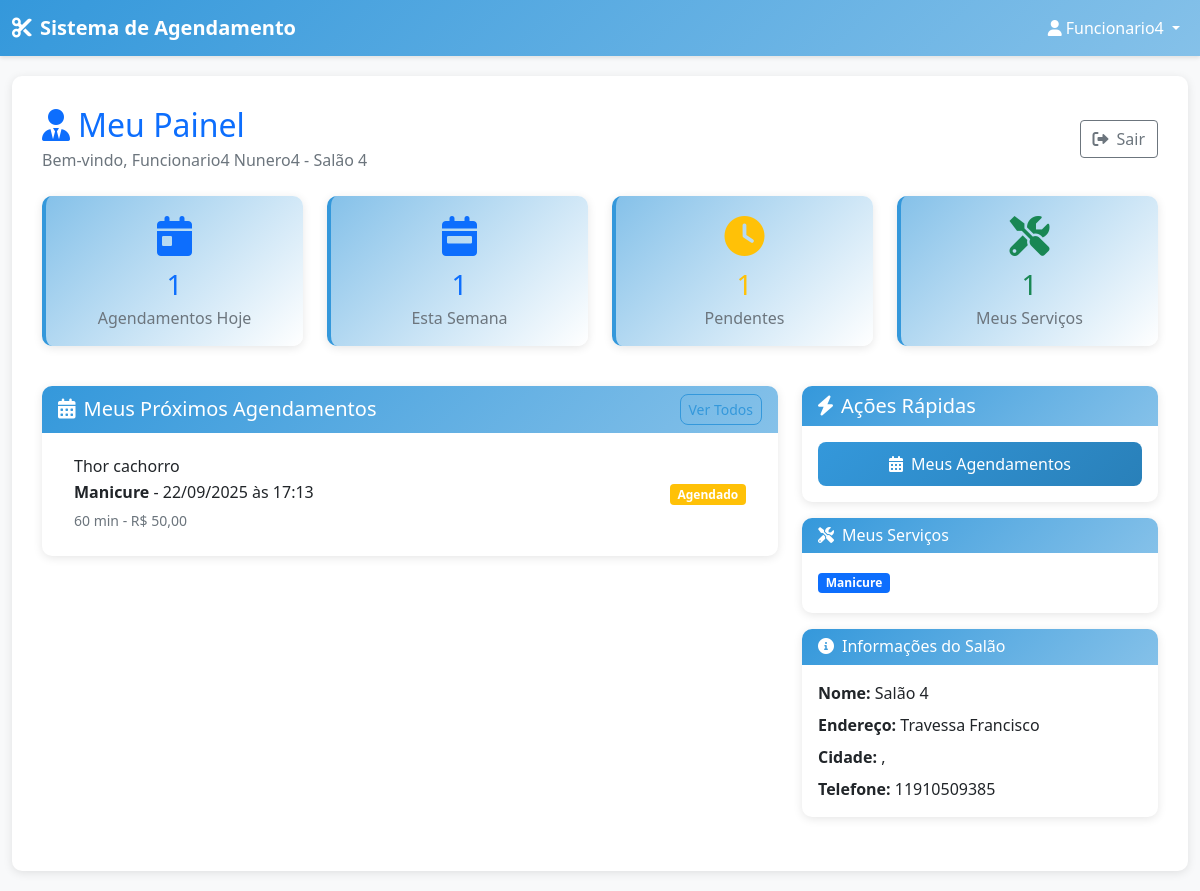
Before: /salons/employee/dashboard/ (signed in) with the older database file.
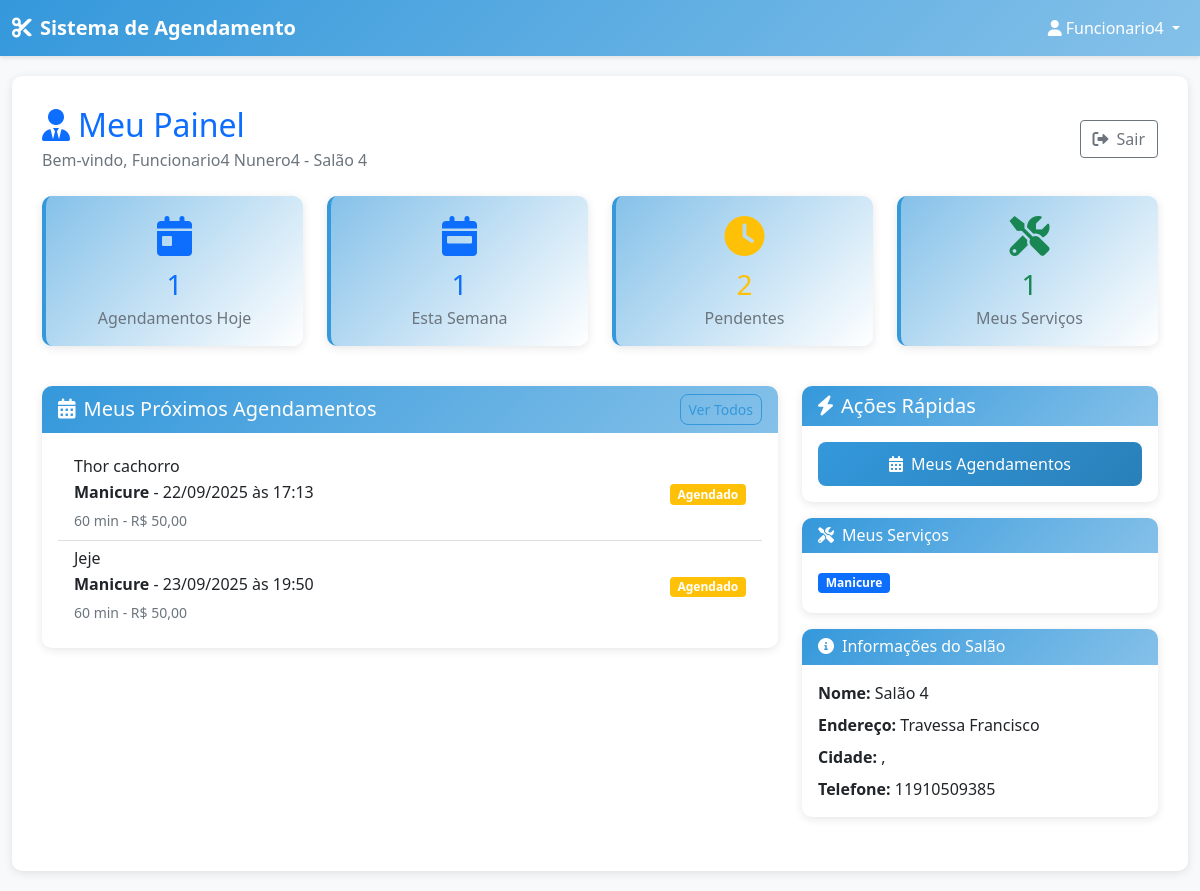
After: the same page with the newer database file.
### appointments/models.py (models this page shows, shortened)
class Appointment(models.Model):
    STATUS_CHOICES = (
        ('scheduled', 'Agendado'),
        ('confirmed', 'Confirmado'),
        ('cancelled', 'Cancelado'),
        ('completed', 'Concluído'),
        ('no_show', 'Não compareceu'),
    )
    client = models.ForeignKey(User, on_delete=models.CASCADE, related_name='appointments', verbose_name="Cliente")
    salon = models.ForeignKey(Salon, on_delete=models.CASCADE, related_name='appointments', verbose_name="Salão")
    service = models.ForeignKey(Service, on_delete=models.CASCADE, related_name='appointments', verbose_name="Serviço")
    employee = models.ForeignKey('salons.Employee', on_delete=models.SET_NULL, null=True, blank=True, related_name='appointments', verbose_name="Funcionário responsável")
    appointment_date = models.DateField(verbose_name="Data do Agendamento")
    appointment_time = models.TimeField(verbose_name="Horário do Agendamento")
    status = models.CharField(max_length=15, choices=STATUS_CHOICES, default='scheduled', verbose_name="Status")
    notes = models.TextField(blank=True, null=True, verbose_name="Observações")
    created_at = models.DateTimeField(auto_now_add=True)
    updated_at = models.DateTimeField(auto_now=True)
    class Meta:
        verbose_name = "Agendamento"
        verbose_name_plural = "Agendamentos"
        ordering = ['appointment_date', 'appointment_time']
        constraints = [
            models.UniqueConstraint(
                fields=['salon', 'employee', 'appointment_date', 'appointment_time'],
                condition=models.Q(employee__isnull=False),
                name='unique_employee_appointment_time'
            ),
            models.UniqueConstraint(
                fields=['salon', 'appointment_date', 'appointment_time'],
                condition=models.Q(employee__isnull=True),
                name='unique_salon_appointment_time_no_employee'
            )
        ]

### salons/models.py (models this page shows, shortened)
class Service(models.Model):
    salon = models.ForeignKey(Salon, on_delete=models.CASCADE, related_name='services', verbose_name="Salão")
    name = models.CharField(max_length=100, verbose_name="Nome do Serviço")
    description = models.TextField(blank=True, null=True, verbose_name="Descrição")
    duration = models.PositiveIntegerField(verbose_name="Duração (minutos)")
    price = models.DecimalField(max_digits=10, decimal_places=2, verbose_name="Preço")
    is_active = models.BooleanField(default=True, verbose_name="Ativo")
    created_at = models.DateTimeField(auto_now_add=True)
    updated_at = models.DateTimeField(auto_now=True)
    class Meta:
        verbose_name = "Serviço"
        verbose_name_plural = "Serviços"
        ordering = ['name']

### salons/views.py (the view)
# urls.py: path('employee/dashboard/', views.employee_dashboard, name='employee_dashboard'),
@login_required
def employee_dashboard(request):
    if not (hasattr(request.user, 'profile') and request.user.profile.user_type == 'employee'):
        messages.error(request, 'Acesso negado. Você precisa ser um funcionário para acessar esta área.')
        return redirect('accounts:dashboard')
    """Dashboard do funcionário"""
    employee = request.user.employee_profile
    salon = employee.salon
    today = timezone.now().date()
    week_start = today - timedelta(days=today.weekday())
    my_appointments = Appointment.objects.filter(
        employee=employee,
        appointment_date__gte=today
    ).order_by('appointment_date', 'appointment_time')
    stats = {
        'appointments_today': my_appointments.filter(
            appointment_date=today
        ).count(),
        'appointments_week': my_appointments.filter(
            appointment_date__gte=week_start,
            appointment_date__lte=today
        ).count(),
        'pending_appointments': my_appointments.filter(
            status='scheduled'
        ).count(),
        'my_services': employee.services.filter(is_active=True).count(),
    }
    upcoming_appointments = my_appointments.filter(
        status__in=['scheduled', 'confirmed']
    )[:5]
    return render(request, 'salons/employee_dashboard.html', {
        'employee': employee,
        'salon': salon,
        'stats': stats,
        'upcoming_appointments': upcoming_appointments
    })

### templates/salons/employee_dashboard.html (shortened to what the changed rows need)
{% extends 'base/base.html' %}
{% block content %}
<div class="row">
    <div class="col-12">
        <div class="d-flex justify-content-between align-items-center mb-4">
            <div>
                <h2 class="text-primary mb-1">
                    <i class="fas fa-user-tie me-2"></i>Meu Painel
                </h2>
            </div>
        </div>
    </div>
</div>
<div class="row mb-4">
    <div class="col-md-3 mb-3">
        <div class="card stats-card">
            <div class="card-body text-center">
                <div class="display-6 text-warning mb-2">
                    <i class="fas fa-clock"></i>
                </div>
                <h3 class="text-warning mb-1">{{ stats.pending_appointments }}</h3>
                <p class="text-muted mb-0">Pendentes</p>
            </div>
        </div>
    </div>
</div>
<div class="row">
    <div class="col-lg-8 mb-4">
        <div class="card">
            <div class="card-body">
                {% if upcoming_appointments %}
                    <div class="list-group list-group-flush">
                        {% for appointment in upcoming_appointments %}
                            <div class="list-group-item d-flex justify-content-between align-items-center">
                                <div>
                                    <h6 class="mb-1">{{ appointment.client.first_name }} {{ appointment.client.last_name }}</h6>
                                    <p class="mb-1">
                                        <strong>{{ appointment.service.name }}</strong> -
                                        {{ appointment.appointment_date|date:"d/m/Y" }} às {{ appointment.appointment_time|time:"H:i" }}
                                    </p>
                                    <small class="text-muted">{{ appointment.service.duration }} min - R$ {{ appointment.service.price }}</small>
                                </div>
                                <span class="badge bg-{% if appointment.status == 'confirmed' %}success{% elif appointment.status == 'scheduled' %}warning{% else %}secondary{% endif %}">
                                    {{ appointment.get_status_display }}
                                </span>
                            </div>
                        {% endfor %}
                    </div>
                {% else %}
                    <div class="text-center py-4">
                        <i class="fas fa-calendar-times display-4 text-muted mb-3"></i>
                        <p class="text-muted">Nenhum agendamento próximo</p>
                    </div>
                {% endif %}
            </div>
        </div>
    </div>
    <div class="col-lg-4 mb-4">
        <div class="card mt-3">
            <div class="card-body">
                {% if employee.services.all %}
                    {% for service in employee.services.all %}
                        <span class="badge bg-primary me-1 mb-1">{{ service.name }}</span>
                    {% endfor %}
                {% else %}
                    <small class="text-muted">Nenhum serviço atribuído</small>
                {% endif %}
            </div>
        </div>
    </div>
</div>
{% endblock %}

Changed rows visible on the page:
added Appointment: client.first_name "Jeje", service.name "Manicure", appointment_date "23/09/2025", appointment_time "19:50", service.duration "60", service.price "50,00", status "Agendado"
Other visible differences:
{{ stats.pending_appointments }}: "1" → "2"
